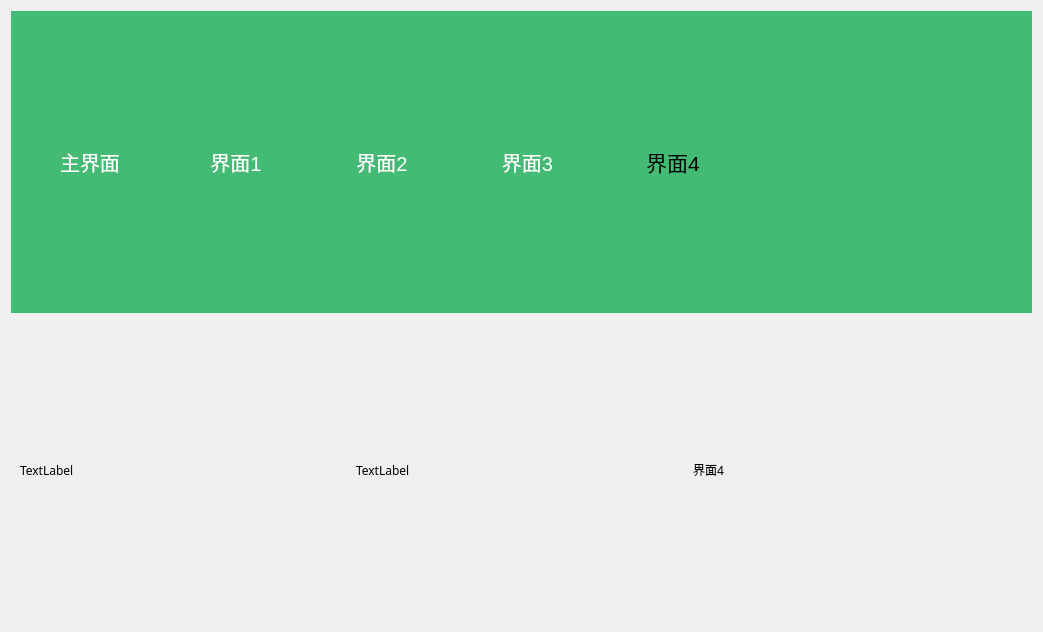
<?xml version="1.0" encoding="UTF-8"?>
<ui version="4.0">
 <class>Function</class>
 <widget class="QWidget" name="Function">
  <property name="geometry">
   <rect>
    <x>0</x>
    <y>0</y>
    <width>1043</width>
    <height>632</height>
   </rect>
  </property>
  <property name="baseSize">
   <size>
    <width>0</width>
    <height>0</height>
   </size>
  </property>
  <property name="font">
   <font>
    <family>Arial Black</family>
   </font>
  </property>
  <property name="windowTitle">
   <string>Form</string>
  </property>
  <layout class="QVBoxLayout" name="verticalLayout_28">
   <item>
    <widget class="QStackedWidget" name="hand">
     <property name="styleSheet">
      <string notr="true">background-color: rgb(68, 187, 116);
</string>
     </property>
     <property name="currentIndex">
      <number>3</number>
     </property>
     <widget class="QWidget" name="hand_smart1">
      <layout class="QVBoxLayout" name="verticalLayout_2">
       <item>
        <layout class="QHBoxLayout" name="hand_horizontalLayout1" stretch="1,1,1,1,1,2">
         <item>
          <widget class="QPushButton" name="main_Button1">
           <property name="font">
            <font>
             <pointsize>15</pointsize>
            </font>
           </property>
           <property name="styleSheet">
            <string notr="true">QPushButton{border:none;color:White;}
QPushButton:hover{background-color: rgb(118, 186, 161);}
QPushButton:checked{background-color:rgb(255, 255, 255);color:Black;}</string>
           </property>
           <property name="text">
            <string>主界面</string>
           </property>
          </widget>
         </item>
         <item>
          <widget class="QPushButton" name="smart1_Button1">
           <property name="font">
            <font>
             <pointsize>16</pointsize>
            </font>
           </property>
           <property name="styleSheet">
            <string notr="true">QPushButton{border:none;color:Black;}
QPushButton:hover{background-color: rgb(118, 186, 161);}
QPushButton:checked{background-color:rgb(255, 255, 255);color:Black;}</string>
           </property>
           <property name="text">
            <string>  界面1  </string>
           </property>
          </widget>
         </item>
         <item>
          <widget class="QPushButton" name="smart2_Button1">
           <property name="font">
            <font>
             <pointsize>15</pointsize>
            </font>
           </property>
           <property name="styleSheet">
            <string notr="true">QPushButton{border:none;color:White;}
QPushButton:hover{background-color: rgb(118, 186, 161);}
QPushButton:checked{background-color:rgb(255, 255, 255);color:Black;}</string>
           </property>
           <property name="text">
            <string>界面2  </string>
           </property>
          </widget>
         </item>
         <item>
          <widget class="QPushButton" name="expert_Button1">
           <property name="font">
            <font>
             <pointsize>15</pointsize>
            </font>
           </property>
           <property name="styleSheet">
            <string notr="true">QPushButton{border:none;color:White;}
QPushButton:hover{background-color: rgb(118, 186, 161);}
QPushButton:checked{background-color:rgb(255, 255, 255);color:Black;}</string>
           </property>
           <property name="text">
            <string>界面3</string>
           </property>
          </widget>
         </item>
         <item>
          <widget class="QPushButton" name="wood_Button1">
           <property name="font">
            <font>
             <pointsize>15</pointsize>
            </font>
           </property>
           <property name="styleSheet">
            <string notr="true">QPushButton{border:none;color:White;}
QPushButton:hover{background-color: rgb(118, 186, 161);}
QPushButton:checked{background-color:rgb(255, 255, 255);color:Black;}</string>
           </property>
           <property name="text">
            <string>界面4</string>
           </property>
          </widget>
         </item>
         <item>
          <spacer name="hand_horizontalSpacer1">
           <property name="orientation">
            <enum>Qt::Horizontal</enum>
           </property>
           <property name="sizeHint" stdset="0">
            <size>
             <width>40</width>
             <height>20</height>
            </size>
           </property>
          </spacer>
         </item>
        </layout>
       </item>
      </layout>
     </widget>
     <widget class="QWidget" name="hand_smart2">
      <layout class="QVBoxLayout" name="verticalLayout_3">
       <item>
        <layout class="QHBoxLayout" name="hand_horizontalLayout2" stretch="1,1,1,1,1,2">
         <item>
          <widget class="QPushButton" name="main_Button2">
           <property name="font">
            <font>
             <pointsize>15</pointsize>
            </font>
           </property>
           <property name="styleSheet">
            <string notr="true">QPushButton{border:none;color:White;}
QPushButton:hover{background-color: rgb(118, 186, 161);}
QPushButton:checked{background-color:rgb(255, 255, 255);color:Black;}</string>
           </property>
           <property name="text">
            <string>主界面</string>
           </property>
          </widget>
         </item>
         <item>
          <widget class="QPushButton" name="smart1_Button2">
           <property name="font">
            <font>
             <pointsize>15</pointsize>
            </font>
           </property>
           <property name="styleSheet">
            <string notr="true">QPushButton{border:none;color:White;}
QPushButton:hover{background-color: rgb(118, 186, 161);}
QPushButton:checked{background-color:rgb(255, 255, 255);color:Black;}</string>
           </property>
           <property name="text">
            <string>界面1  </string>
           </property>
          </widget>
         </item>
         <item>
          <widget class="QPushButton" name="smart2_Button2">
           <property name="font">
            <font>
             <pointsize>16</pointsize>
            </font>
           </property>
           <property name="styleSheet">
            <string notr="true">QPushButton{border:none;color:Black;}
QPushButton:hover{background-color: rgb(118, 186, 161);}
QPushButton:checked{background-color:rgb(255, 255, 255);color:Black;}</string>
           </property>
           <property name="text">
            <string>界面2  </string>
           </property>
          </widget>
         </item>
         <item>
          <widget class="QPushButton" name="expert_Button2">
           <property name="font">
            <font>
             <pointsize>15</pointsize>
            </font>
           </property>
           <property name="styleSheet">
            <string notr="true">QPushButton{border:none;color:White;}
QPushButton:hover{background-color: rgb(118, 186, 161);}
QPushButton:checked{background-color:rgb(255, 255, 255);color:Black;}</string>
           </property>
           <property name="text">
            <string>界面3</string>
           </property>
          </widget>
         </item>
         <item>
          <widget class="QPushButton" name="wood_Button2">
           <property name="font">
            <font>
             <pointsize>15</pointsize>
            </font>
           </property>
           <property name="styleSheet">
            <string notr="true">QPushButton{border:none;color:White;}
QPushButton:hover{background-color: rgb(118, 186, 161);}
QPushButton:checked{background-color:rgb(255, 255, 255);color:Black;}</string>
           </property>
           <property name="text">
            <string>界面4</string>
           </property>
          </widget>
         </item>
         <item>
          <spacer name="hand_horizontalSpacer2">
           <property name="orientation">
            <enum>Qt::Horizontal</enum>
           </property>
           <property name="sizeHint" stdset="0">
            <size>
             <width>40</width>
             <height>20</height>
            </size>
           </property>
          </spacer>
         </item>
        </layout>
       </item>
      </layout>
     </widget>
     <widget class="QWidget" name="hand_expert">
      <layout class="QVBoxLayout" name="verticalLayout_4">
       <item>
        <layout class="QHBoxLayout" name="hand_horizontalLayout3" stretch="1,1,1,1,1,2">
         <item>
          <widget class="QPushButton" name="main_Button3">
           <property name="font">
            <font>
             <pointsize>15</pointsize>
            </font>
           </property>
           <property name="styleSheet">
            <string notr="true">QPushButton{border:none;color:White;}
QPushButton:hover{background-color: rgb(118, 186, 161);}
QPushButton:checked{background-color:rgb(255, 255, 255);color:Black;}</string>
           </property>
           <property name="text">
            <string>主界面</string>
           </property>
          </widget>
         </item>
         <item>
          <widget class="QPushButton" name="smart1_Button3">
           <property name="font">
            <font>
             <pointsize>15</pointsize>
            </font>
           </property>
           <property name="styleSheet">
            <string notr="true">QPushButton{border:none;color:White;}
QPushButton:hover{background-color: rgb(118, 186, 161);}
QPushButton:checked{background-color:rgb(255, 255, 255);color:Black;}</string>
           </property>
           <property name="text">
            <string>界面1  </string>
           </property>
          </widget>
         </item>
         <item>
          <widget class="QPushButton" name="smart2_Button3">
           <property name="font">
            <font>
             <pointsize>15</pointsize>
            </font>
           </property>
           <property name="styleSheet">
            <string notr="true">QPushButton{border:none;color:White;}
QPushButton:hover{background-color: rgb(118, 186, 161);}
QPushButton:checked{background-color:rgb(255, 255, 255);color:Black;}</string>
           </property>
           <property name="text">
            <string>界面2  </string>
           </property>
          </widget>
         </item>
         <item>
          <widget class="QPushButton" name="expert_Button3">
           <property name="font">
            <font>
             <pointsize>16</pointsize>
            </font>
           </property>
           <property name="styleSheet">
            <string notr="true">QPushButton{border:none;color:Black;}
QPushButton:hover{background-color: rgb(118, 186, 161);}
QPushButton:checked{background-color:rgb(255, 255, 255);color:Black;}</string>
           </property>
           <property name="text">
            <string>界面3</string>
           </property>
          </widget>
         </item>
         <item>
          <widget class="QPushButton" name="wood_Button3">
           <property name="font">
            <font>
             <pointsize>15</pointsize>
            </font>
           </property>
           <property name="styleSheet">
            <string notr="true">QPushButton{border:none;color:White;}
QPushButton:hover{background-color: rgb(118, 186, 161);}
QPushButton:checked{background-color:rgb(255, 255, 255);color:Black;}</string>
           </property>
           <property name="text">
            <string>界面4</string>
           </property>
          </widget>
         </item>
         <item>
          <spacer name="hand_horizontalSpacer3">
           <property name="orientation">
            <enum>Qt::Horizontal</enum>
           </property>
           <property name="sizeHint" stdset="0">
            <size>
             <width>40</width>
             <height>20</height>
            </size>
           </property>
          </spacer>
         </item>
        </layout>
       </item>
      </layout>
     </widget>
     <widget class="QWidget" name="hand_wood">
      <layout class="QVBoxLayout" name="verticalLayout">
       <item>
        <layout class="QHBoxLayout" name="hand_horizontalLayout4" stretch="1,1,1,1,1,2">
         <item>
          <widget class="QPushButton" name="main_Button4">
           <property name="font">
            <font>
             <pointsize>15</pointsize>
            </font>
           </property>
           <property name="styleSheet">
            <string notr="true">QPushButton{border:none;color:White;}
QPushButton:hover{background-color: rgb(118, 186, 161);}
QPushButton:checked{background-color:rgb(255, 255, 255);color:Black;}</string>
           </property>
           <property name="text">
            <string>主界面</string>
           </property>
          </widget>
         </item>
         <item>
          <widget class="QPushButton" name="smart1_Button4">
           <property name="font">
            <font>
             <pointsize>15</pointsize>
            </font>
           </property>
           <property name="styleSheet">
            <string notr="true">QPushButton{border:none;color:White;}
QPushButton:hover{background-color: rgb(118, 186, 161);}
QPushButton:checked{background-color:rgb(255, 255, 255);color:Black;}</string>
           </property>
           <property name="text">
            <string>界面1</string>
           </property>
          </widget>
         </item>
         <item>
          <widget class="QPushButton" name="smart2_Button4">
           <property name="font">
            <font>
             <pointsize>15</pointsize>
            </font>
           </property>
           <property name="styleSheet">
            <string notr="true">QPushButton{border:none;color:White;}
QPushButton:hover{background-color: rgb(118, 186, 161);}
QPushButton:checked{background-color:rgb(255, 255, 255);color:Black;}</string>
           </property>
           <property name="text">
            <string>界面2</string>
           </property>
          </widget>
         </item>
         <item>
          <widget class="QPushButton" name="expert_Button4">
           <property name="font">
            <font>
             <pointsize>15</pointsize>
            </font>
           </property>
           <property name="styleSheet">
            <string notr="true">QPushButton{border:none;color:White;}
QPushButton:hover{background-color: rgb(118, 186, 161);}
QPushButton:checked{background-color:rgb(255, 255, 255);color:Black;}</string>
           </property>
           <property name="text">
            <string>界面3</string>
           </property>
          </widget>
         </item>
         <item>
          <widget class="QPushButton" name="wood_Button4">
           <property name="font">
            <font>
             <pointsize>16</pointsize>
            </font>
           </property>
           <property name="styleSheet">
            <string notr="true">QPushButton{border:none;color:Black;}
QPushButton:hover{background-color: rgb(118, 186, 161);}
QPushButton:checked{background-color:rgb(255, 255, 255);color:Black;}</string>
           </property>
           <property name="text">
            <string>界面4</string>
           </property>
          </widget>
         </item>
         <item>
          <spacer name="hand_horizontalSpacer4">
           <property name="orientation">
            <enum>Qt::Horizontal</enum>
           </property>
           <property name="sizeHint" stdset="0">
            <size>
             <width>40</width>
             <height>20</height>
            </size>
           </property>
          </spacer>
         </item>
        </layout>
       </item>
      </layout>
     </widget>
    </widget>
   </item>
   <item>
    <widget class="QStackedWidget" name="down">
     <property name="styleSheet">
      <string notr="true"/>
     </property>
     <property name="currentIndex">
      <number>3</number>
     </property>
     <widget class="QWidget" name="smart1_page">
      <layout class="QHBoxLayout" name="horizontalLayout_21">
       <item>
        <widget class="QLabel" name="label">
         <property name="text">
          <string>界面1</string>
         </property>
        </widget>
       </item>
      </layout>
     </widget>
     <widget class="QWidget" name="smart2_page">
      <layout class="QVBoxLayout" name="verticalLayout_68">
       <item>
        <widget class="QLabel" name="label_2">
         <property name="text">
          <string>界面2</string>
         </property>
        </widget>
       </item>
      </layout>
     </widget>
     <widget class="QWidget" name="expert_page">
      <layout class="QVBoxLayout" name="verticalLayout_27">
       <item>
        <widget class="QLabel" name="label_3">
         <property name="text">
          <string>界面3</string>
         </property>
        </widget>
       </item>
      </layout>
     </widget>
     <widget class="QWidget" name="wood_page">
      <layout class="QHBoxLayout" name="horizontalLayout_25">
       <item>
        <widget class="QLabel" name="label_5">
         <property name="text">
          <string>TextLabel</string>
         </property>
        </widget>
       </item>
       <item>
        <widget class="QLabel" name="label_5">
         <property name="text">
          <string>TextLabel</string>
         </property>
        </widget>
       </item>
       <item>
        <widget class="QLabel" name="label_4">
         <property name="text">
          <string>界面4</string>
         </property>
        </widget>
       </item>
      </layout>
     </widget>
    </widget>
   </item>
  </layout>
 </widget>
 <resources/>
 <connections/>
</ui>
